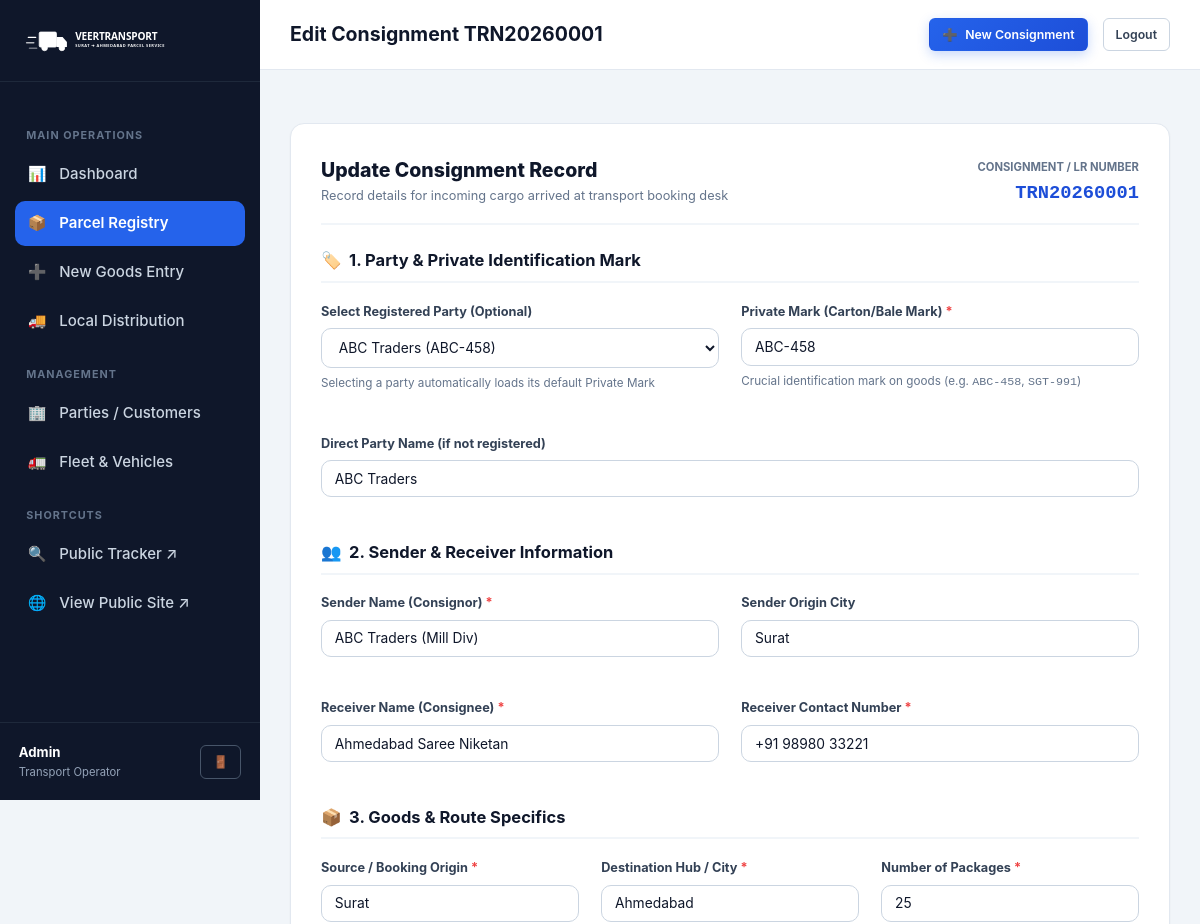
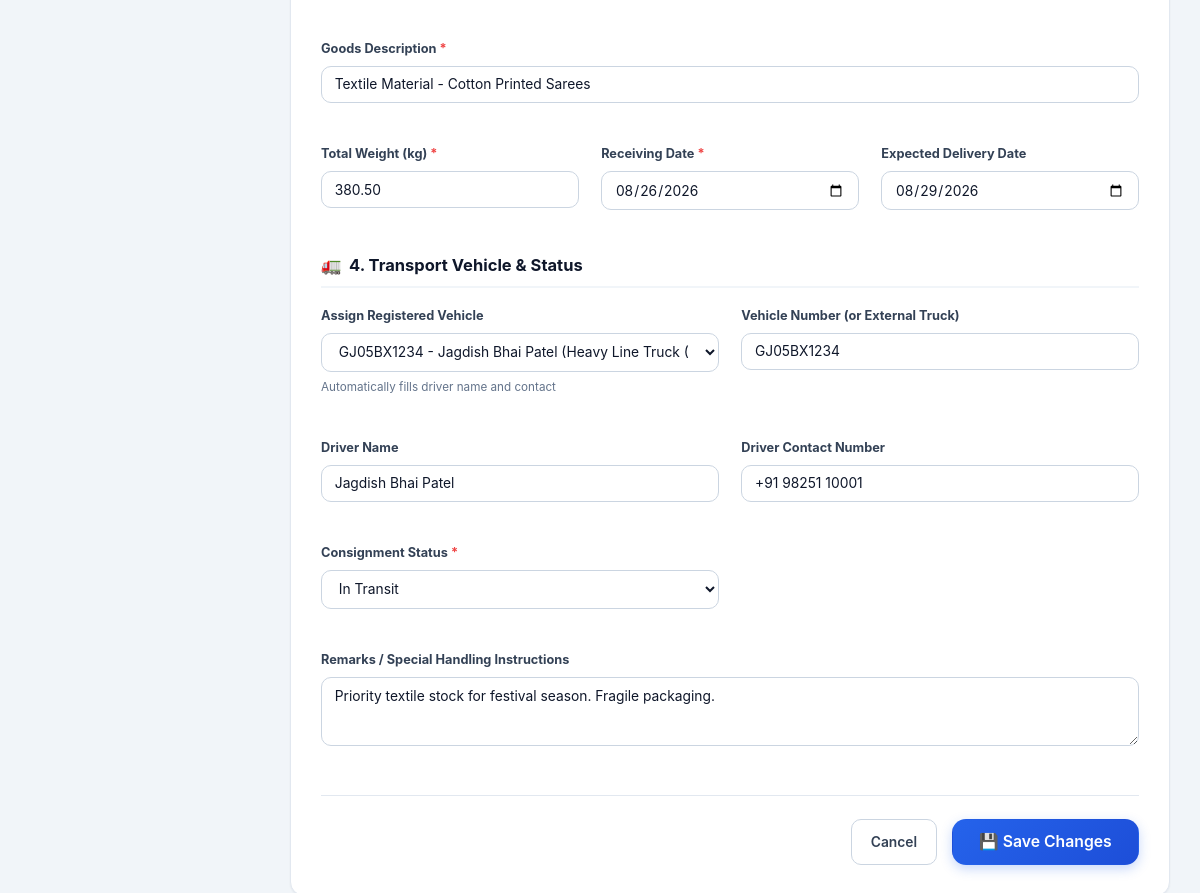
Screenshot of /parcels/1/edit/ (signed in) with the database file from the repository (2 pictures, top to bottom).
### transport/models.py (models this page shows, shortened)
class Parcel(models.Model):
    STATUS_CHOICES = [
        ('RECEIVED', 'Goods Received'),
        ('SORTED', 'Sorted & Staged'),
        ('VEHICLE_ASSIGNED', 'Vehicle Assigned'),
        ('IN_TRANSIT', 'In Transit'),
        ('OUT_FOR_DELIVERY', 'Out for Delivery'),
        ('DELIVERED', 'Delivered'),
        ('CANCELLED', 'Cancelled'),
    ]
    consignment_number = models.CharField(
        max_length=30,
        unique=True,
        verbose_name="Consignment / LR Number",
        help_text="Unique transport identification number, e.g. TRN20260001"
    )
    party = models.ForeignKey(
        Party,
        on_delete=models.SET_NULL,
        null=True,
        blank=True,
        related_name="parcels",
        verbose_name="Party / Client"
    )
    party_name_text = models.CharField(
        max_length=150,
        blank=True,
        verbose_name="Party Name",
        help_text="Direct party name if not selecting an existing party"
    )
    private_mark = models.CharField(
        max_length=100,
        verbose_name="Private Mark",
        help_text="Crucial private mark on cartons/bales (e.g. ABC-458, SGT-991)"
    )
    sender_name = models.CharField(max_length=150, verbose_name="Sender Name (Consignor)")
    sender_city = models.CharField(max_length=100, default="Surat", verbose_name="Sender City")
    receiver_name = models.CharField(max_length=150, verbose_name="Receiver Name (Consignee)")
    receiver_phone = models.CharField(max_length=20, verbose_name="Receiver Contact Number")
    source = models.CharField(max_length=100, default="Surat", verbose_name="Source / Origin")
    destination = models.CharField(max_length=100, default="Ahmedabad", verbose_name="Destination Hub / City")
    package_count = models.PositiveIntegerField(default=1, verbose_name="Number of Packages / Bales")
    goods_description = models.CharField(
        max_length=255,
        verbose_name="Goods Description",
        help_text="e.g. Textile Sarees, Yarn spools, Diamond machinery parts"
    )
    weight = models.DecimalField(max_digits=10, decimal_places=2, verbose_name="Weight (kg)")
    vehicle = models.ForeignKey(
        Vehicle,
        on_delete=models.SET_NULL,
        null=True,
        blank=True,
        related_name="assigned_parcels",
        verbose_name="Assigned Vehicle"
    )
    vehicle_number_text = models.CharField(max_length=30, blank=True, verbose_name="Vehicle Number (Manual / External)")
    driver_name_text = models.CharField(max_length=100, blank=True, verbose_name="Driver Name")
    driver_contact_text = models.CharField(max_length=20, blank=True, verbose_name="Driver Contact")
    receiving_date = models.DateField(default=timezone.now, verbose_name="Receiving Date")
    expected_delivery_date = models.DateField(null=True, blank=True, verbose_name="Expected Delivery Date")
    actual_delivery_date = models.DateTimeField(null=True, blank=True, verbose_name="Actual Delivery Date")
    status = models.CharField(
        max_length=30,
        choices=STATUS_CHOICES,
        default='RECEIVED',
        verbose_name="Current Status"
    )
    remarks = models.TextField(blank=True, verbose_name="Remarks / Special Handling Instructions")
    created_at = models.DateTimeField(auto_now_add=True)
    updated_at = models.DateTimeField(auto_now=True)
    class Meta:
        ordering = ['-receiving_date', '-created_at']
        verbose_name = "Parcel / Consignment"
        verbose_name_plural = "Parcels / Consignments"

### transport/views.py (the view)
# urls.py: path('parcels/<int:pk>/edit/', views.parcel_edit, name='parcel_edit'),
@login_required
def parcel_edit(request, pk):
    parcel = get_object_or_404(Parcel, pk=pk)
    if request.method == 'POST':
        form = ParcelForm(request.POST, instance=parcel)
        if form.is_valid():
            parcel = form.save()
            messages.success(request, f"Consignment {parcel.consignment_number} updated successfully.")
            return redirect('parcel_detail', pk=parcel.pk)
        else:
            messages.error(request, "Please correct the errors in the form.")
    else:
        form = ParcelForm(instance=parcel)
    parties = Party.objects.all().order_by('name')
    vehicles = Vehicle.objects.all().order_by('vehicle_number')
    parties_data = {
        p.id: {
            'name': p.name,
            'private_mark': p.private_mark,
            'contact_person': p.contact_person,
            'phone': p.phone,
            'city': p.city,
        }
        for p in parties
    }
    vehicles_data = {
        v.id: {
            'vehicle_number': v.vehicle_number,
            'driver_name': v.driver_name,
            'driver_contact': v.driver_contact,
        }
        for v in vehicles
    }
    context = {
        'form': form,
        'parcel': parcel,
        'next_consignment': parcel.consignment_number,
        'parties_json': json.dumps(parties_data),
        'vehicles_json': json.dumps(vehicles_data),
        'is_edit': True,
        'title': f'Edit Consignment - {parcel.consignment_number}',
    }
    return render(request, 'parcel_form.html', context)

### transport/models.py (called while the page is built)
    def __str__(self):
        return f"{self.name} ({self.private_mark})"

    def __str__(self):
        return f"{self.vehicle_number} - {self.driver_name} ({self.get_vehicle_type_display()})"

### templates/parcel_form.html (shortened to what this page needs)
{% extends 'base_admin.html' %}
{% load static %}
{% block page_title %}{% if is_edit %}Edit Consignment {{ parcel.consignment_number }}{% else %}New Consignment / Goods Entry{% endif %}{% endblock %}
{% block content %}
<div style="max-width: 960px; margin: 0 auto;">
  <div class="form-card">
    <div style="display: flex; justify-content: space-between; align-items: center; margin-bottom: 1.5rem; border-bottom: 2px solid var(--slate-100); padding-bottom: 1rem;">
      <div>
        <h2 style="font-size: 1.3rem; font-weight: 800; color: var(--slate-900);">
          {% if is_edit %}Update Consignment Record{% else %}Incoming Goods Entry Form{% endif %}
        </h2>
        <p style="font-size: 0.85rem; color: var(--slate-500);">
          Record details for incoming cargo arrived at transport booking desk
        </p>
      </div>
      <div style="text-align: right;">
        <span style="font-size: 0.75rem; text-transform: uppercase; font-weight: 700; color: var(--slate-500);">
          Consignment / LR Number
        </span>
        <div style="font-family: var(--font-mono); font-size: 1.25rem; font-weight: 800; color: var(--primary-700);">
          {{ next_consignment }}
        </div>
      </div>
    </div>
    <form method="POST" id="parcel-form">
      <div class="form-section-title">
        <span>🏷️</span> 1. Party &amp; Private Identification Mark
      </div>
      <div class="form-grid">
        <div class="form-group">
          <label class="form-label">Select Registered Party (Optional)</label>
          {{ form.party }}
          <span class="form-helper">Selecting a party automatically loads its default Private Mark</span>
        </div>
        <div class="form-group">
          <label class="form-label required">Private Mark (Carton/Bale Mark)</label>
          {{ form.private_mark }}
          <span class="form-helper">Crucial identification mark on goods (e.g. <code>ABC-458</code>, <code>SGT-991</code>)</span>
        </div>
        <div class="form-group full-width">
          <label class="form-label">Direct Party Name (if not registered)</label>
          {{ form.party_name_text }}
        </div>
      </div>
      <div class="form-section-title" style="margin-top: 1.5rem;">
        <span>👥</span> 2. Sender &amp; Receiver Information
      </div>
      <div class="form-grid">
        <div class="form-group">
          <label class="form-label required">Sender Name (Consignor)</label>
          {{ form.sender_name }}
        </div>
        <div class="form-group">
          <label class="form-label">Sender Origin City</label>
          {{ form.sender_city }}
        </div>
        <div class="form-group">
          <label class="form-label required">Receiver Name (Consignee)</label>
          {{ form.receiver_name }}
        </div>
        <div class="form-group">
          <label class="form-label required">Receiver Contact Number</label>
          {{ form.receiver_phone }}
        </div>
      </div>
      <div class="form-section-title" style="margin-top: 1.5rem;">
        <span>📦</span> 3. Goods &amp; Route Specifics
      </div>
      <div class="form-grid-3">
        <div class="form-group">
          <label class="form-label required">Source / Booking Origin</label>
          {{ form.source }}
        </div>
        <div class="form-group">
          <label class="form-label required">Destination Hub / City</label>
          {{ form.destination }}
        </div>
        <div class="form-group">
          <label class="form-label required">Number of Packages</label>
          {{ form.package_count }}
        </div>
        <div class="form-group full-width">
          <label class="form-label required">Goods Description</label>
          {{ form.goods_description }}
        </div>
        <div class="form-group">
          <label class="form-label required">Total Weight (kg)</label>
          {{ form.weight }}
        </div>
        <div class="form-group">
          <label class="form-label required">Receiving Date</label>
          {{ form.receiving_date }}
        </div>
        <div class="form-group">
          <label class="form-label">Expected Delivery Date</label>
          {{ form.expected_delivery_date }}
        </div>
      </div>
      <div class="form-section-title" style="margin-top: 1.5rem;">
        <span>🚛</span> 4. Transport Vehicle &amp; Status
      </div>
      <div class="form-grid">
        <div class="form-group">
          <label class="form-label">Assign Registered Vehicle</label>
          {{ form.vehicle }}
          <span class="form-helper">Automatically fills driver name and contact</span>
        </div>
        <div class="form-group">
          <label class="form-label">Vehicle Number (or External Truck)</label>
          {{ form.vehicle_number_text }}
        </div>
        <div class="form-group">
          <label class="form-label">Driver Name</label>
          {{ form.driver_name_text }}
        </div>
        <div class="form-group">
          <label class="form-label">Driver Contact Number</label>
          {{ form.driver_contact_text }}
        </div>
        <div class="form-group">
          <label class="form-label required">Consignment Status</label>
          {{ form.status }}
        </div>
        <div class="form-group full-width">
          <label class="form-label">Remarks / Special Handling Instructions</label>
          {{ form.remarks }}
        </div>
      </div>
      <div style="margin-top: 2rem; display: flex; justify-content: flex-end; gap: 1rem; border-top: 1px solid var(--slate-200); padding-top: 1.5rem;">
        <a href="{% url 'parcel_list' %}" class="btn btn-secondary">Cancel</a>
        <button type="submit" class="btn btn-primary btn-lg">
          {% if is_edit %}💾 Save Changes{% else %}⚡ Register Consignment &amp; Generate LR{% endif %}
        </button>
      </div>
    </form>
  </div>
</div>
{% endblock %}

### templates/base_admin.html (shortened to what this page needs)
{% load static %}
<!DOCTYPE html>
<html lang="en">
<head>
  <link rel="stylesheet" href="{% static 'css/style.css' %}">
  <link rel="stylesheet" href="{% static 'css/print.css' %}" media="print">
</head>
<body>
<div class="admin-layout">
  <aside class="admin-sidebar">
    <div class="sidebar-header">
      <img src="{% static 'images/logo.svg' %}" alt="Logo" style="height: 36px; filter: brightness(0) invert(1);">
    </div>
    <ul class="sidebar-nav">
      <li class="sidebar-nav-title">Main Operations</li>
      <li>
        <a href="{% url 'dashboard' %}" class="sidebar-nav-link {% if request.resolver_match.url_name == 'dashboard' %}active{% endif %}">
          <span>📊</span> Dashboard
        </a>
      </li>
      <li>
        <a href="{% url 'parcel_list' %}" class="sidebar-nav-link {% if 'parcel' in request.resolver_match.url_name and request.resolver_match.url_name != 'parcel_create' %}active{% endif %}">
          <span>📦</span> Parcel Registry
        </a>
      </li>
      <li>
        <a href="{% url 'parcel_create' %}" class="sidebar-nav-link {% if request.resolver_match.url_name == 'parcel_create' %}active{% endif %}">
          <span>➕</span> New Goods Entry
        </a>
      </li>
      <li>
        <a href="{% url 'distribution_list' %}" class="sidebar-nav-link {% if request.resolver_match.url_name == 'distribution_list' %}active{% endif %}">
          <span>🚚</span> Local Distribution
        </a>
      </li>
      <li class="sidebar-nav-title">Management</li>
      <li>
        <a href="{% url 'party_list' %}" class="sidebar-nav-link {% if 'party' in request.resolver_match.url_name %}active{% endif %}">
          <span>🏢</span> Parties / Customers
        </a>
      </li>
      <li>
        <a href="{% url 'vehicle_list' %}" class="sidebar-nav-link {% if 'vehicle' in request.resolver_match.url_name %}active{% endif %}">
          <span>🚛</span> Fleet &amp; Vehicles
        </a>
      </li>
      <li class="sidebar-nav-title">Shortcuts</li>
      <li>
        <a href="{% url 'public_tracking' %}" target="_blank" class="sidebar-nav-link">
          <span>🔍</span> Public Tracker ↗
        </a>
      </li>
      <li>
        <a href="{% url 'home' %}" target="_blank" class="sidebar-nav-link">
          <span>🌐</span> View Public Site ↗
        </a>
      </li>
    </ul>
    <div class="sidebar-user">
      <div>
        <div style="font-weight: 700; font-size: 0.88rem; color: #ffffff;">{{ user.username|title }}</div>
        <div style="font-size: 0.75rem; color: #94a3b8;">Transport Operator</div>
      </div>
      <a href="{% url 'admin_logout' %}" class="btn btn-sm btn-dark" style="border: 1px solid #475569;" title="Logout">
        🚪
      </a>
    </div>
  </aside>
  <div class="admin-main">
    <header class="admin-topbar">
      <div style="display: flex; align-items: center; gap: 1rem;">
        <h1 class="topbar-title">{% block page_title %}{{ title|default:"Operations Dashboard" }}{% endblock %}</h1>
      </div>
      <div class="topbar-actions">
        <a href="{% url 'parcel_create' %}" class="btn btn-primary btn-sm">
          <span>➕</span> New Consignment
        </a>
        <a href="{% url 'admin_logout' %}" class="btn btn-secondary btn-sm">
          Logout
        </a>
      </div>
    </header>
    <div style="padding: 1.5rem 2rem 0;">
    </div>
    <main class="admin-content">
      {% block content %}{% endblock %}
    </main>
  </div>
</div>
</body>
</html>

### rows the page displays
Parcel: consignment_number "TRN20260001", party "ABC Traders (ABC-458)", private_mark "ABC-458", party_name_text "ABC Traders", sender_name "ABC Traders (Mill Div)", sender_city "Surat", receiver_name "Ahmedabad Saree Niketan", receiver_phone "+91 98980 33221", source "Surat", destination "Ahmedabad", package_count "25", goods_description "Textile Material - Cotton Printed Sarees", weight "380.50", receiving_date "08/26/2026", expected_delivery_date "08/29/2026", vehicle "GJ05BX1234 - Jagdish Bhai Patel (Heavy Line Truck (Surat Main Line))", vehicle_number_text "GJ05BX1234", driver_name_text "Jagdish Bhai Patel", driver_contact_text "+91 98251 10001", status "In Transit", remarks "Priority textile stock for festival season. Fragile packaging."

### other values shown
{{ user.username|title }} "Admin"
